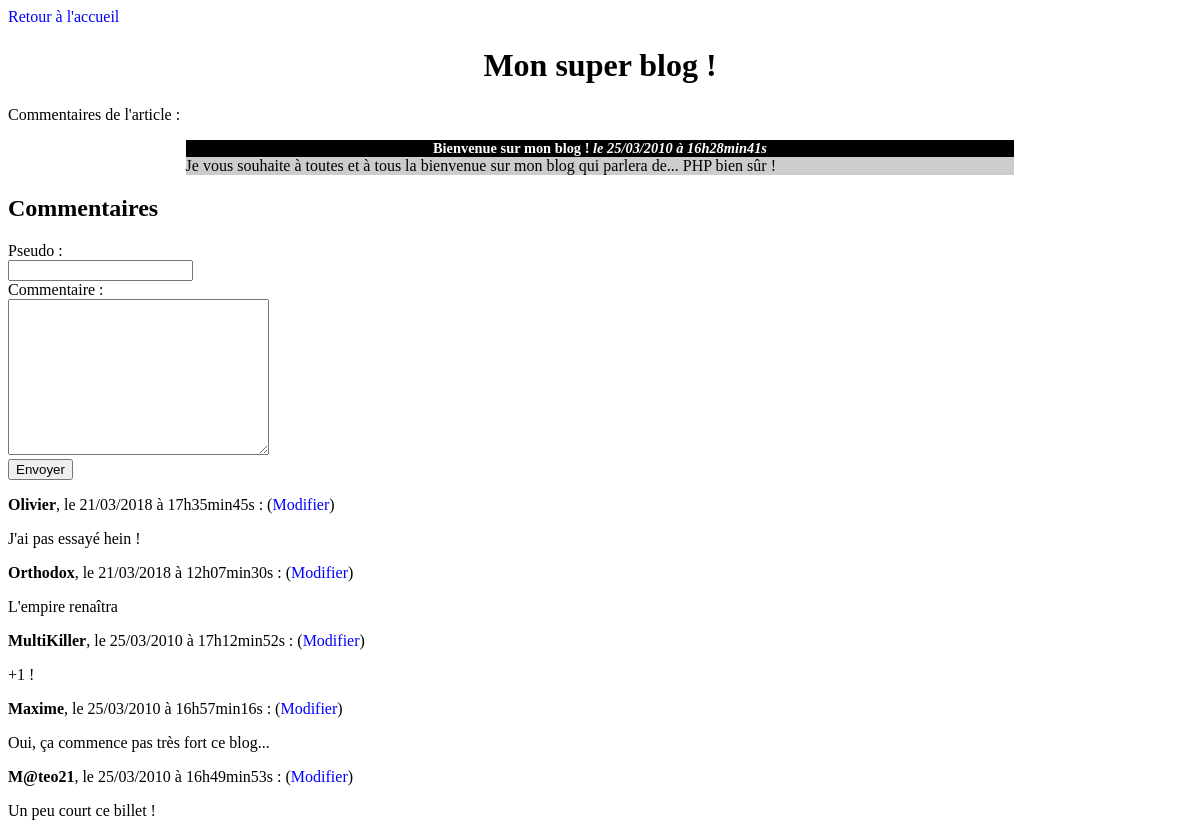
Screenshot of /index.php?action=comment&id=1 with the database file from the repository.
### tables this page shows
CREATE TABLE `billets` (
  `id` int(11) NOT NULL,
  `titre` varchar(255) NOT NULL,
  `contenu` text NOT NULL,
  `date_creation` datetime NOT NULL
);

CREATE TABLE `commentaires` (
  `id` int(11) NOT NULL,
  `id_billet` int(11) NOT NULL,
  `auteur` varchar(255) NOT NULL,
  `commentaire` text NOT NULL,
  `date_commentaire` datetime NOT NULL
);

### controler/frontend.php (called while the page is built, shortened)
<?php
require_once('./model/PostManager.php');
require_once('./model/CommentManager.php');
function postControler(){
	$postManager = new PostManager();
	$post = $postManager->getPost($_GET['id']);
	$commentManager = new CommentManager();
	$comments = $commentManager->getComments($_GET['id']);
	require('./view/frontend/commentsView.php');
}

### model/PostManager.php (called while the page is built, shortened)
<?php
class PostManager extends Manager{
    public function getPost($postId){
        $db = $this->connectDb();
        $req = $db->prepare('SELECT id, titre, contenu, DATE_FORMAT(date_creation, \'%d/%m/%Y à %Hh%imin%ss\') AS date_creation_fr
            FROM billets
            WHERE id = ?');
        $req->execute(array( $postId ));
        $post = $req->fetch();
        return $post;
    }
}

### model/CommentManager.php (called while the page is built, shortened)
<?php
class CommentManager extends Manager{
	public function getComments($postId){
	    $db = $this->connectDb();
	    $comments = $db->prepare('
	        SELECT id, id_billet, auteur, commentaire, DATE_FORMAT(date_commentaire, \'%d/%m/%Y à %Hh%imin%ss\') AS date_commentaire_fr
	        FROM commentaires
	        WHERE id_billet = ?
	        ORDER BY date_commentaire DESC');
	    $comments->execute(array( $postId ));
	    return $comments;
	}
}

### view/frontend/commentsView.php (the view, shortened to what this page needs)
<a href="index.php?action=accueil">Retour à l'accueil</a>
    <h1>Mon super blog !</h1>
        <p>Commentaires de l'article  :</p>
        <div class="news">
            <h3>
                <?php echo htmlspecialchars($post['titre']); ?>
                <em>le <?php echo $post['date_creation_fr']; ?></em>
            </h3>
            <p>
           	<?php  echo nl2br(htmlspecialchars($post['contenu'])); ?>
            </p>
        </div>
        <h2>Commentaires</h2>
        <form action="index.php?action=addComment&id=<?php echo $post['id'] ?>" method="post">
            <label for="auteur">Pseudo : </label><br>
            <input type="text" name="auteur"><br>
            <label for="commentaire">Commentaire : </label><br>
            <textarea name="commentaire" cols="30" rows="10"></textarea>
            <br>
            <input type="submit" value="Envoyer">
        </form>
        <?php while ($comment = $comments->fetch()) { ?>
        <p><strong><?php echo $comment['auteur'] ?></strong>, le <?php echo $comment['date_commentaire_fr']; ?> :
            (<a href="index.php?action=showSingleComment&id=<?php echo $comment['id_billet'] ?>&id_comment=<?php echo $comment['id'] ?>">Modifier</a>)</p>
        <p><?php echo $comment['commentaire'] ?></p>
        <?php
        }
require('template.php');

### public/css/style.css (style rules this page uses)
h1, h3 { text-align:center; }
h3 { background-color:black; color:white; font-size:0.9em; margin-bottom:0px; }
.news p { background-color:#CCCCCC; margin-top:0px; }
.news { width:70%; margin:auto; }
a { text-decoration: none; color: blue; }

### rows the page displays
billets: titre "Bienvenue sur mon blog !", contenu "Je vous souhaite à toutes et à tous la bienvenue sur mon blog qui parlera de... PHP bien sûr !"
commentaires: auteur "Olivier", date_commentaire_fr "21/03/2018 à 17h35min45s", commentaire "J'ai pas essayé hein !"
commentaires: auteur "Orthodox", date_commentaire_fr "21/03/2018 à 12h07min30s", commentaire "L'empire renaîtra"
commentaires: auteur "MultiKiller", date_commentaire_fr "25/03/2010 à 17h12min52s", commentaire "+1 !"
commentaires: auteur "Maxime", date_commentaire_fr "25/03/2010 à 16h57min16s", commentaire "Oui, ça commence pas très fort ce blog..."
commentaires: auteur "M@teo21", date_commentaire_fr "25/03/2010 à 16h49min53s", commentaire "Un peu court ce billet !"

### other values shown
$post['date_creation_fr'] "25/03/2010 à 16h28min41s"
